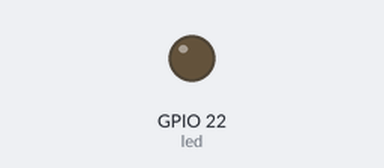
This program was run on a simulated ESP32. Shown: output pins drawn as LEDs (lit = HIGH). WiFi joins after 1.5 s; servers stay silent unless stated; the Firebase database answers and starts empty; what the program prints to the serial monitor is not drawn.

Above: at 4.3 s.
At 7.6 s:
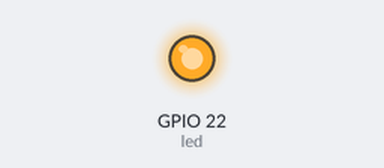
Timing chart, 0 to 10.1 s (numbered marks = the images above):
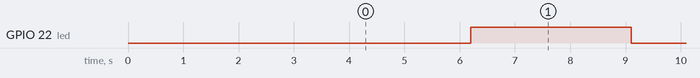

The program:

main.cpp
```cpp
#include <WiFi.h>
#include <FirebaseESP32.h>

#define WIFI_SSID ""
#define WIFI_PASSWORD ""

const char *host = "";
const char *auth = "";
const char *name = "ALGORITMOS APLICADOS A PROJETOS";
const int led = 22;

FirebaseData fbdo;

int count = 0;


void generateUser(String name) {
    Firebase.setStringAsync(fbdo, "/database/users/" + name + "/car", "fox");
    Firebase.setStringAsync(fbdo, "/database/users/" + name + "/car", "");
    Firebase.setBoolAsync(fbdo, "/database/users/" + name + "/actions/lockCar", false);
    Firebase.setBoolAsync(fbdo, "/database/users/" + name + "/carState/locked", false);
    Firebase.setIntAsync(fbdo, "/database/users/" + name + "/carState/fuelLevel", 0);
    Firebase.setIntAsync(fbdo, "/database/users/" + name + "/carState/batteryLevel", 0);
    Firebase.setIntAsync(fbdo, "/database/users/" + name + "/id", 2);
}

void setup()
{
    Serial.begin(115200);

    WiFi.begin(WIFI_SSID, WIFI_PASSWORD);
    Serial.print("Connecting to Wi-Fi");
    while (WiFi.status() != WL_CONNECTED)
    {
        Serial.print(".");
        delay(300);
    }
    Serial.println();
    Serial.print("Connected with IP: ");
    Serial.println(WiFi.localIP());
    Serial.println();

    Serial.printf("Firebase Client v%s\n\n", FIREBASE_CLIENT_VERSION);

    Firebase.begin(host, auth);

    Firebase.reconnectWiFi(true);

    pinMode(led, OUTPUT);

    generateUser("rodrigo");
}

void loop() {
    boolean ligaled = false;

    Firebase.setIntAsync(fbdo, "/Todo/ContagemESP/Npessoas", count);
    Firebase.setStringAsync(fbdo, "/Todo/ContagemESP/title", name);
    Firebase.setStringAsync(fbdo, "/Todo/ContagemESP/myName", "Bruno Alves");
    Firebase.setStringAsync(fbdo, "/Todo/ContagemESP2/myName", "Rodrigo");
    Firebase.getBool(fbdo, "Todo/ligaLed", ligaled);

    if (ligaled) {
        digitalWrite(led, HIGH);
        Firebase.setBoolAsync(fbdo, "Todo/ligaLed", false);
    } else {
        digitalWrite(led, LOW);
        Firebase.setBoolAsync(fbdo, "Todo/ligaLed", true);
    }

    count++;
    delay(2000);
}
```

Measured:
- by itself, GPIO 22 (led): alternates HIGH for 2.9 s and LOW for 2.9 s
